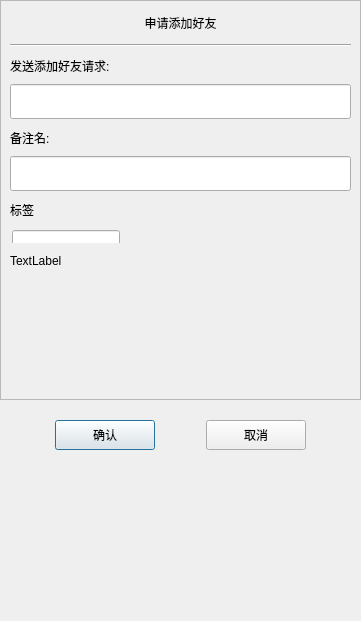
<?xml version="1.0" encoding="UTF-8"?>
<ui version="4.0">
 <class>ApplyFriend</class>
 <widget class="QDialog" name="ApplyFriend">
  <property name="geometry">
   <rect>
    <x>0</x>
    <y>0</y>
    <width>361</width>
    <height>621</height>
   </rect>
  </property>
  <property name="minimumSize">
   <size>
    <width>361</width>
    <height>621</height>
   </size>
  </property>
  <property name="maximumSize">
   <size>
    <width>361</width>
    <height>621</height>
   </size>
  </property>
  <property name="windowTitle">
   <string>Dialog</string>
  </property>
  <layout class="QVBoxLayout" name="verticalLayout">
   <property name="spacing">
    <number>0</number>
   </property>
   <property name="leftMargin">
    <number>0</number>
   </property>
   <property name="topMargin">
    <number>0</number>
   </property>
   <property name="rightMargin">
    <number>0</number>
   </property>
   <property name="bottomMargin">
    <number>0</number>
   </property>
   <item>
    <widget class="QScrollArea" name="scrollArea">
     <property name="minimumSize">
      <size>
       <width>0</width>
       <height>400</height>
      </size>
     </property>
     <property name="widgetResizable">
      <bool>true</bool>
     </property>
     <widget class="QWidget" name="scrollcontent">
      <property name="geometry">
       <rect>
        <x>0</x>
        <y>0</y>
        <width>359</width>
        <height>398</height>
       </rect>
      </property>
      <layout class="QVBoxLayout" name="verticalLayout_2">
       <property name="spacing">
        <number>0</number>
       </property>
       <property name="leftMargin">
        <number>0</number>
       </property>
       <property name="rightMargin">
        <number>0</number>
       </property>
       <item>
        <widget class="QLabel" name="apply_lb">
         <property name="minimumSize">
          <size>
           <width>0</width>
           <height>25</height>
          </size>
         </property>
         <property name="maximumSize">
          <size>
           <width>16777215</width>
           <height>25</height>
          </size>
         </property>
         <property name="layoutDirection">
          <enum>Qt::LeftToRight</enum>
         </property>
         <property name="text">
          <string>申请添加好友</string>
         </property>
         <property name="alignment">
          <set>Qt::AlignCenter</set>
         </property>
        </widget>
       </item>
       <item>
        <widget class="QWidget" name="apply_wid" native="true">
         <layout class="QVBoxLayout" name="verticalLayout_3">
          <item>
           <widget class="Line" name="line">
            <property name="orientation">
             <enum>Qt::Horizontal</enum>
            </property>
           </widget>
          </item>
          <item>
           <widget class="QLabel" name="label">
            <property name="minimumSize">
             <size>
              <width>0</width>
              <height>25</height>
             </size>
            </property>
            <property name="maximumSize">
             <size>
              <width>16777215</width>
              <height>25</height>
             </size>
            </property>
            <property name="text">
             <string>发送添加好友请求:</string>
            </property>
           </widget>
          </item>
          <item>
           <widget class="CustomizeEdit" name="name_ed">
            <property name="minimumSize">
             <size>
              <width>0</width>
              <height>35</height>
             </size>
            </property>
            <property name="maximumSize">
             <size>
              <width>16777215</width>
              <height>35</height>
             </size>
            </property>
           </widget>
          </item>
          <item>
           <widget class="QLabel" name="label_2">
            <property name="minimumSize">
             <size>
              <width>0</width>
              <height>25</height>
             </size>
            </property>
            <property name="maximumSize">
             <size>
              <width>16777215</width>
              <height>25</height>
             </size>
            </property>
            <property name="text">
             <string>备注名:</string>
            </property>
           </widget>
          </item>
          <item>
           <widget class="CustomizeEdit" name="back_ed">
            <property name="minimumSize">
             <size>
              <width>0</width>
              <height>35</height>
             </size>
            </property>
            <property name="maximumSize">
             <size>
              <width>16777215</width>
              <height>35</height>
             </size>
            </property>
           </widget>
          </item>
          <item>
           <widget class="QLabel" name="label_3">
            <property name="minimumSize">
             <size>
              <width>0</width>
              <height>25</height>
             </size>
            </property>
            <property name="maximumSize">
             <size>
              <width>16777215</width>
              <height>25</height>
             </size>
            </property>
            <property name="text">
             <string>标签</string>
            </property>
           </widget>
          </item>
          <item>
           <widget class="QWidget" name="lb_group_wid" native="true">
            <property name="minimumSize">
             <size>
              <width>0</width>
              <height>50</height>
             </size>
            </property>
            <layout class="QVBoxLayout" name="verticalLayout_4">
             <property name="spacing">
              <number>0</number>
             </property>
             <property name="leftMargin">
              <number>0</number>
             </property>
             <property name="topMargin">
              <number>0</number>
             </property>
             <property name="rightMargin">
              <number>0</number>
             </property>
             <property name="bottomMargin">
              <number>0</number>
             </property>
             <item>
              <widget class="QWidget" name="gridWidget" native="true">
               <property name="maximumSize">
                <size>
                 <width>16777215</width>
                 <height>40</height>
                </size>
               </property>
               <widget class="CustomizeEdit" name="lb_ed">
                <property name="geometry">
                 <rect>
                  <x>2</x>
                  <y>2</y>
                  <width>108</width>
                  <height>35</height>
                 </rect>
                </property>
                <property name="maximumSize">
                 <size>
                  <width>16777215</width>
                  <height>35</height>
                 </size>
                </property>
               </widget>
              </widget>
             </item>
             <item>
              <widget class="QWidget" name="input_tip_wid" native="true">
               <property name="minimumSize">
                <size>
                 <width>0</width>
                 <height>35</height>
                </size>
               </property>
               <property name="maximumSize">
                <size>
                 <width>16777215</width>
                 <height>35</height>
                </size>
               </property>
               <layout class="QVBoxLayout" name="verticalLayout_5">
                <property name="spacing">
                 <number>0</number>
                </property>
                <property name="leftMargin">
                 <number>0</number>
                </property>
                <property name="topMargin">
                 <number>0</number>
                </property>
                <property name="rightMargin">
                 <number>0</number>
                </property>
                <property name="bottomMargin">
                 <number>0</number>
                </property>
                <item>
                 <widget class="ClickedOnceLabel" name="tip_lb">
                  <property name="text">
                   <string>TextLabel</string>
                  </property>
                 </widget>
                </item>
               </layout>
              </widget>
             </item>
            </layout>
           </widget>
          </item>
          <item>
           <widget class="QWidget" name="widget" native="true">
            <property name="minimumSize">
             <size>
              <width>0</width>
              <height>60</height>
             </size>
            </property>
            <property name="layoutDirection">
             <enum>Qt::LeftToRight</enum>
            </property>
            <layout class="QHBoxLayout" name="horizontalLayout_2">
             <property name="leftMargin">
              <number>0</number>
             </property>
             <property name="topMargin">
              <number>0</number>
             </property>
             <property name="rightMargin">
              <number>0</number>
             </property>
             <property name="bottomMargin">
              <number>0</number>
             </property>
             <item>
              <widget class="QWidget" name="lb_list" native="true">
               <property name="minimumSize">
                <size>
                 <width>287</width>
                 <height>0</height>
                </size>
               </property>
               <property name="maximumSize">
                <size>
                 <width>287</width>
                 <height>50</height>
                </size>
               </property>
              </widget>
             </item>
             <item>
              <widget class="QWidget" name="more_lb_wid" native="true">
               <property name="minimumSize">
                <size>
                 <width>30</width>
                 <height>0</height>
                </size>
               </property>
               <property name="maximumSize">
                <size>
                 <width>30</width>
                 <height>16777215</height>
                </size>
               </property>
               <layout class="QVBoxLayout" name="verticalLayout_6">
                <property name="spacing">
                 <number>0</number>
                </property>
                <property name="leftMargin">
                 <number>0</number>
                </property>
                <property name="topMargin">
                 <number>0</number>
                </property>
                <property name="rightMargin">
                 <number>0</number>
                </property>
                <property name="bottomMargin">
                 <number>0</number>
                </property>
                <item>
                 <spacer name="verticalSpacer_3">
                  <property name="orientation">
                   <enum>Qt::Vertical</enum>
                  </property>
                  <property name="sizeHint" stdset="0">
                   <size>
                    <width>20</width>
                    <height>40</height>
                   </size>
                  </property>
                 </spacer>
                </item>
                <item>
                 <widget class="ClickedOnceLabel" name="more_lb">
                  <property name="minimumSize">
                   <size>
                    <width>25</width>
                    <height>25</height>
                   </size>
                  </property>
                  <property name="maximumSize">
                   <size>
                    <width>25</width>
                    <height>25</height>
                   </size>
                  </property>
                  <property name="text">
                   <string/>
                  </property>
                 </widget>
                </item>
                <item>
                 <spacer name="verticalSpacer_4">
                  <property name="orientation">
                   <enum>Qt::Vertical</enum>
                  </property>
                  <property name="sizeHint" stdset="0">
                   <size>
                    <width>20</width>
                    <height>40</height>
                   </size>
                  </property>
                 </spacer>
                </item>
               </layout>
              </widget>
             </item>
            </layout>
           </widget>
          </item>
         </layout>
        </widget>
       </item>
      </layout>
     </widget>
    </widget>
   </item>
   <item>
    <spacer name="verticalSpacer_2">
     <property name="orientation">
      <enum>Qt::Vertical</enum>
     </property>
     <property name="sizeType">
      <enum>QSizePolicy::Fixed</enum>
     </property>
     <property name="sizeHint" stdset="0">
      <size>
       <width>20</width>
       <height>10</height>
      </size>
     </property>
    </spacer>
   </item>
   <item>
    <widget class="QWidget" name="apply_sure_wid" native="true">
     <property name="minimumSize">
      <size>
       <width>0</width>
       <height>50</height>
      </size>
     </property>
     <layout class="QHBoxLayout" name="horizontalLayout">
      <item>
       <spacer name="horizontalSpacer">
        <property name="orientation">
         <enum>Qt::Horizontal</enum>
        </property>
        <property name="sizeHint" stdset="0">
         <size>
          <width>40</width>
          <height>20</height>
         </size>
        </property>
       </spacer>
      </item>
      <item>
       <widget class="ClickedBtn" name="sure_btn">
        <property name="minimumSize">
         <size>
          <width>100</width>
          <height>30</height>
         </size>
        </property>
        <property name="text">
         <string>确认</string>
        </property>
       </widget>
      </item>
      <item>
       <spacer name="horizontalSpacer_2">
        <property name="orientation">
         <enum>Qt::Horizontal</enum>
        </property>
        <property name="sizeHint" stdset="0">
         <size>
          <width>40</width>
          <height>20</height>
         </size>
        </property>
       </spacer>
      </item>
      <item>
       <widget class="ClickedBtn" name="cancel_btn">
        <property name="minimumSize">
         <size>
          <width>100</width>
          <height>30</height>
         </size>
        </property>
        <property name="text">
         <string>取消</string>
        </property>
       </widget>
      </item>
      <item>
       <spacer name="horizontalSpacer_3">
        <property name="orientation">
         <enum>Qt::Horizontal</enum>
        </property>
        <property name="sizeHint" stdset="0">
         <size>
          <width>40</width>
          <height>20</height>
         </size>
        </property>
       </spacer>
      </item>
     </layout>
    </widget>
   </item>
   <item>
    <spacer name="verticalSpacer">
     <property name="orientation">
      <enum>Qt::Vertical</enum>
     </property>
     <property name="sizeHint" stdset="0">
      <size>
       <width>20</width>
       <height>40</height>
      </size>
     </property>
    </spacer>
   </item>
  </layout>
 </widget>
 <customwidgets>
  <customwidget>
   <class>ClickedBtn</class>
   <extends>QPushButton</extends>
   <header location="global">clickedbtn.h</header>
  </customwidget>
  <customwidget>
   <class>CustomizeEdit</class>
   <extends>QLineEdit</extends>
   <header location="global">customizeedit.h</header>
  </customwidget>
  <customwidget>
   <class>ClickedOnceLabel</class>
   <extends>QLabel</extends>
   <header location="global">clickedoncelabel.h</header>
  </customwidget>
 </customwidgets>
 <resources/>
 <connections/>
</ui>
